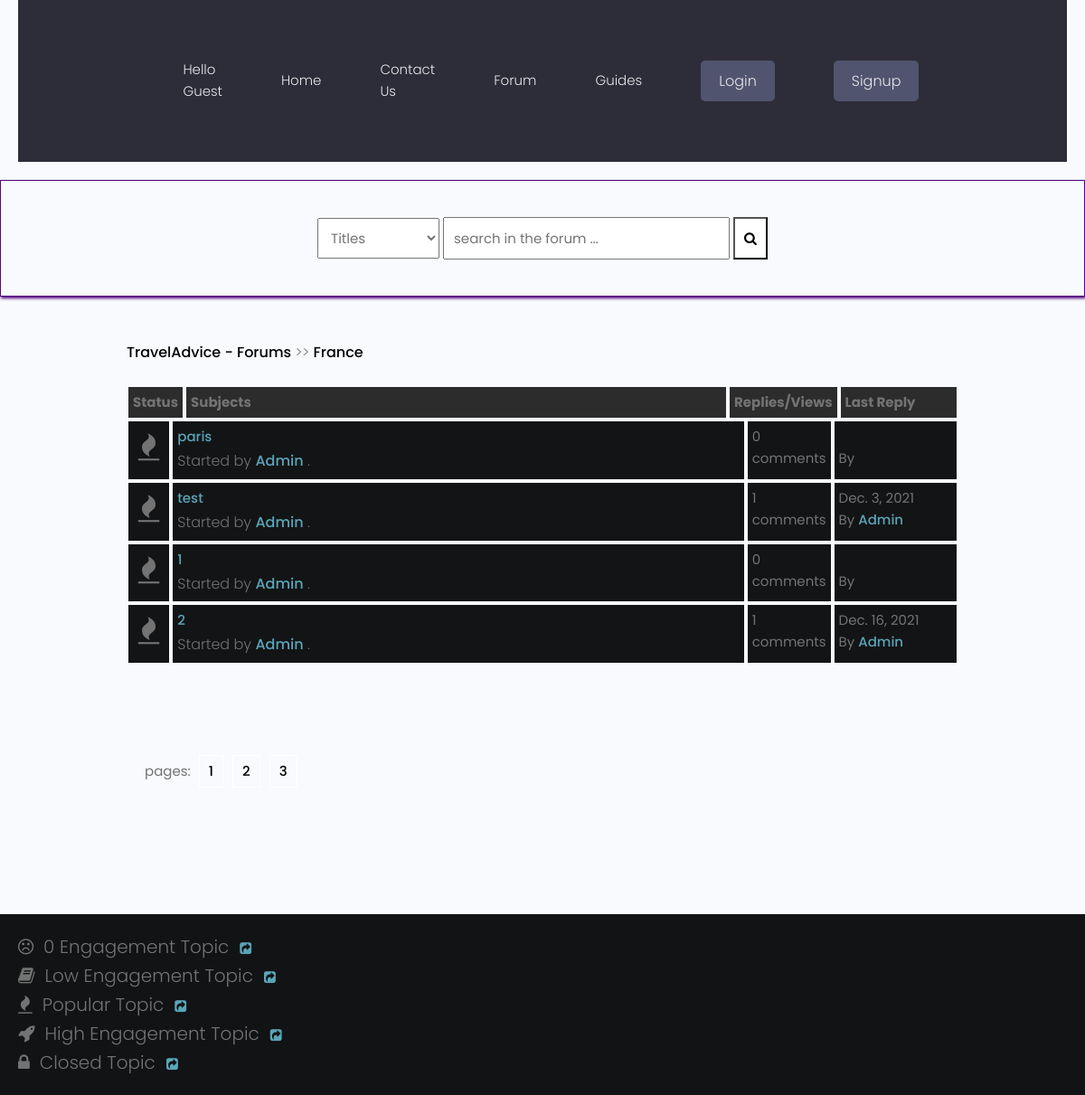
The app's page /forum/posts/france/, older data.
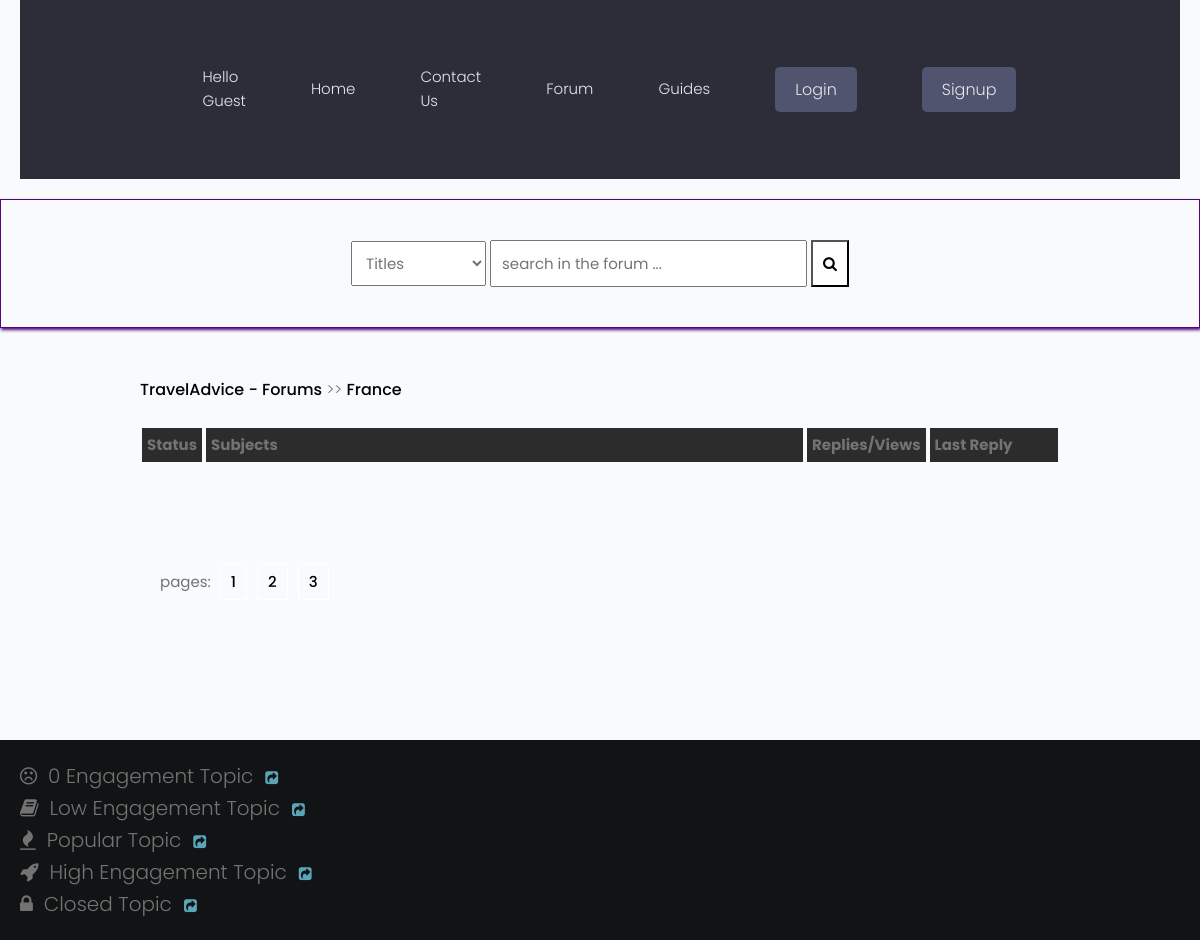
The same page, newer data.
### forum/models.py (models this page shows, shortened)
class Post(models.Model):
    title = models.CharField(max_length=400)
    slug = models.SlugField(max_length=400, unique=True, blank=True)
    user = models.ForeignKey(Author, on_delete=models.CASCADE) #frame key of the author
    content = HTMLField()
    categories = models.ForeignKey(Category, on_delete=models.SET_NULL, null=True)
    date = models.DateTimeField(auto_now_add=True)
    tags = TaggableManager() #imported from taggit.managers
    comments = models.ManyToManyField(Comment, blank=True)
    closed = models.BooleanField(default=False)
    def get_url(self):
        return reverse("detail", kwargs={
            "slug":self.slug
        })
    @property
    def num_comments(self):
        return self.comments.count()
    @property
    def last_reply(self):
        return self.comments.latest("date")

class Author(models.Model):
    user = models.ForeignKey(User, on_delete=models.CASCADE)
    fullname = models.CharField(max_length=40, blank=True)
    slug = models.SlugField(max_length=400, unique=True, blank=True) # imported from django.utils.text
    bio = HTMLField() #desctription of the user imported the field from tinymce.models

class Comment(models.Model):
    user = models.ForeignKey(Author, on_delete=models.CASCADE)
    content = models.TextField()
    date = models.DateTimeField(auto_now_add=True)

### forum/views.py (the view)
# urls.py: path("posts/<slug>/", posts, name="posts"),
def posts(request, slug):
    category = get_object_or_404(Category, slug=slug)
    posts = Post.objects.filter(categories=category)
    paginator = Paginator(posts, 5)
    page = request.GET.get("page")
    try:
        posts = paginator.page(page)
    except PageNotAnInteger:
        posts = paginator.page(1)
    except EmptyPage:
        posts = paginator.page(paginator.num_pages)
    context = {
        "posts":posts,
        "forum": category,
        "title": "Posts"
    }
    return render(request, 'forum/posts.html', context)

### forum/context_processors.py (called while the page is built, shortened)
def searchFunction(request):
    search_context = {}
    posts = Post.objects.all()
    return search_context

### forum/models.py (called while the page is built)
    def get_url(self):
        return reverse("posts", kwargs={ #imported from django.shortcuts
            "slug": self.slug
        })

### forum/templates/forum/posts.html
{% extends 'forumsbase.html' %}
{% block content %}
    <div class="container">
        <div class="navigate">
            <span><a href="{% url 'trips' %}">TravelAdvice - Forums</a> >> <a href="{{forum.get_url}}">{{forum.title}}</a></span>
        </div>
        <div class="posts-table">
            <div class="table-head">
                <div class="status">Status</div>
                <div class="subjects">Subjects</div>
                <div class="replies">Replies/Views</div>
                <div class="last-reply">Last Reply</div>
            </div>
                {% for post in posts %}
            <div class="table-row">
                <div class="status"><i class="fa fa-fire"></i></div>
                <div class="subjects">
                        <a href="{{post.get_url}}">{{post.title}}</a>
                    <br>
                    <span>Started by <b><a href="">{{post.user.fullname|title}}</a></b> .</span>
                </div>
                <div class="replies">
                   {{post.num_comments}} comments <br>
                </div>
                <div class="last-reply">
                    {{post.last_reply.date|date}}
                    <br>By <b><a href="">{{post.last_reply.user.fullname|title}}</a></b>
                </div>
            </div>
            {% endfor %}
        </div>
            <div class="pagination">
                pages: <a href="">1</a><a href="">2</a><a href="">3</a>
            </div>
    </div>
    <div class="note">
        <span><i class="fa fa-frown-o"></i>&nbsp; 0 Engagement Topic</span>&nbsp;&nbsp;&nbsp;<a href=""><i class="fa fa-share-square"></i></a><br>
        <span><i class="fa fa-book"></i>&nbsp; Low Engagement Topic</span>&nbsp;&nbsp;&nbsp;<a href=""><i class="fa fa-share-square"></i></a><br>
        <span><i class="fa fa-fire"></i>&nbsp; Popular Topic</span>&nbsp;&nbsp;&nbsp;<a href=""><i class="fa fa-share-square"></i></a><br>
        <span><i class="fa fa-rocket"></i>&nbsp; High Engagement Topic</span>&nbsp;&nbsp;&nbsp;<a href=""><i class="fa fa-share-square"></i></a><br>
        <span><i class="fa fa-lock"></i>&nbsp; Closed Topic</span>&nbsp;&nbsp;&nbsp;<a href=""><i class="fa fa-share-square"></i></a><br>
    </div>
   {% endblock content %}

Row changes from the older to the newer data that the page shows:
removed Post: title "paris", user.fullname "Admin", num_comments "0"
removed Post: title "test", user.fullname "Admin", num_comments "1", last_reply "Dec. 3, 2021", last_reply.user.fullname "Admin"
removed Post: title "1", user.fullname "Admin", num_comments "0"
removed Post: title "2", user.fullname "Admin", num_comments "1", last_reply "Dec. 16, 2021", last_reply.user.fullname "Admin"
